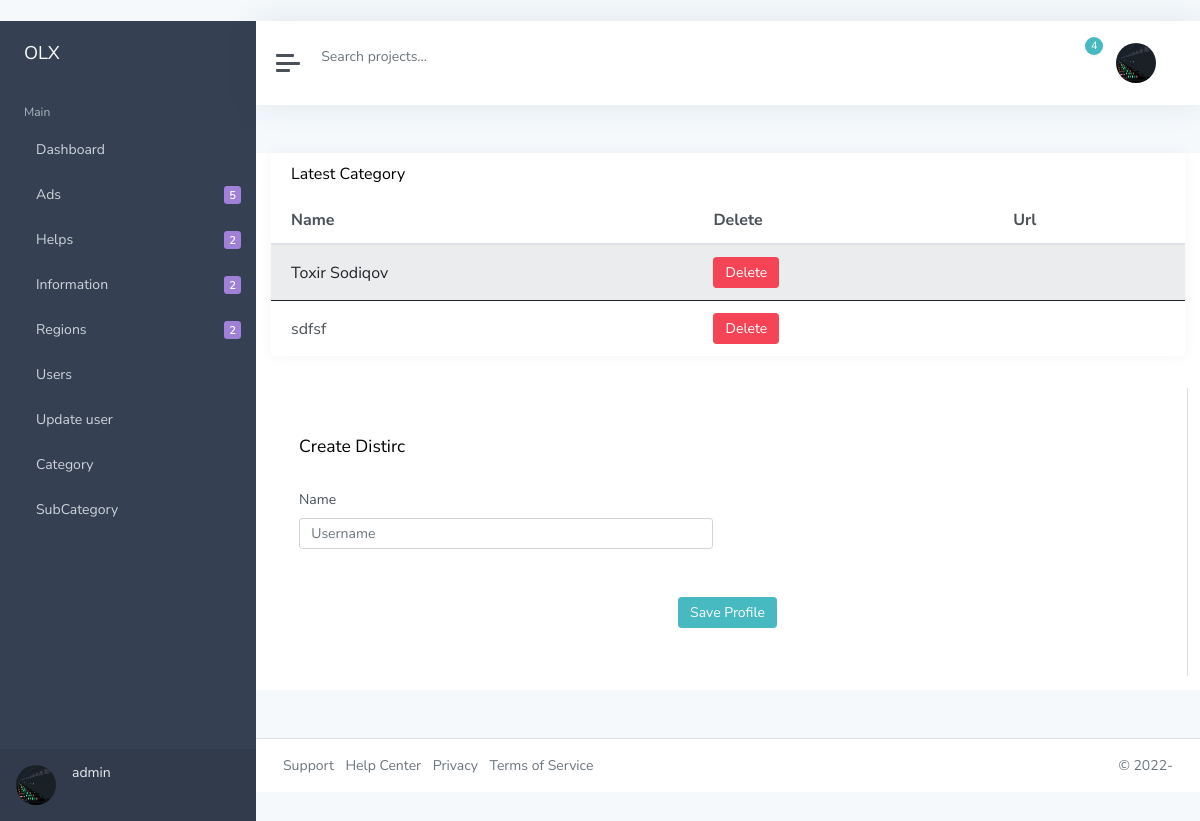
The page /distirc/ (signed in) on the database its author committed.
### main/models.py (models this page shows)
class User(AbstractUser):
    STATUS = (
        (1, 'admin'),  # admin
        (2, 'users'),  # user
    )
    type = models.IntegerField(choices=STATUS, default=2)
    image = models.ImageField(upload_to='user/', null=True, blank=True)
    phone = models.CharField(max_length=225, null=True, blank=True)

class Distirc(models.Model):
    name = models.CharField(max_length=244)

### main/views.py (the view)
# urls.py: path('distirc/', DistircView, name='distirc'),
def DistircView(request):
    a = Distirc.objects.all()
    context = {
        'a' : a
    }
    return render(request, 'distirc.html', context)

### templates/distirc.html (shortened to what this page needs)
﻿{% extends 'base.html' %}
{%load static%}
{% block content %}
<div class="container col-12  bg-white mt-5 mb-5">
    <div class="row">
        <div class="col-12 col-lg-6 col-xl-12 d-flex">
							<div class="card flex-fill">
								<div class="card-header">
									<h5 class="card-title mb-0">Latest Category</h5>
								</div>
								<table id="datatables-dashboard-projects" class="table table-striped my-0">
									<thead>
										<tr>
											<th class="d-none d-md-table-cell">Name</th>
											<th class="d-none d-md-table-cell">Delete</th>
											<th class="d-none d-md-table-cell">Url</th>
										</tr>
									</thead>
									<tbody>
									{% for i in a %}
										<tr>
											<td class="d-none d-md-table-cell">{{i.name}}</td>
											<td><button type="button" class="btn btn-danger" data-toggle="modal" data-target="#defaultModalDanger">
												Delete
											  </button>
																	  </td>
											<td class="d-none d-md-table-cell"><a href="{% url 'update_distirc' i.id %}"></a></td>
										</tr>
									{% endfor %}
									</tbody>
								</table>
							</div>
						</div>
        <form action="{% url 'distirc-create' %}" method="post"  enctype="multipart/form-data">
            <div class="col-md-12 border-right">
            <div class="p-3 py-5">
                <div class="d-flex justify-content-between align-items-center mb-3">
                    <h4 class="text-right">Create Distirc</h4>
                </div>
                <div class="row mt-4">
					<div class="col-md-6"><label class="labels">Name</label><input type="text" name="name" class="form-control" placeholder="Username" value=""></div>
                </div>
                <div class="mt-5 text-center"><button class="btn btn-primary profile-button" type="sumbit">Save Profile</button></div>
            </div>
        </div>
        </form>
    </div>
</div>
{% endblock content %}

### templates/base.html (shortened to what this page needs)
{% load static %}
<!DOCTYPE html>
<html lang="en">
<head>
<link href="https://cdn.jsdelivr.net/npm/bootstrap@5.2.2/dist/css/bootstrap.min.css" rel="stylesheet">
	<link href="{% static 'css/classic.css'%}" rel="stylesheet">
</head>
<body>
	<div class="wrapper">
		<nav id="sidebar" class="sidebar">
			<div class="sidebar-content ">
				<a class="sidebar-brand" href="{% url 'dashboard' %}">
          <span class="align-middle">OLX</span>
        </a>
				<ul class="sidebar-nav">
					<li class="sidebar-header">
						Main
					</li>
                    {% if request.path == "/" %}
					<li class="sidebar-item active">
						<a href="{% url 'dashboard' %}" class="sidebar-link ">
                        <i class="align-middle" data-feather="pie-chart"></i> <span class="align-middle">Dashboard</span>
                        </a>
					</li>
                    {% else %}
                    <li class="sidebar-item">
						<a href="{% url 'dashboard' %}" class="sidebar-link ">
                         <span class="align-middle">Dashboard</span>
                        </a>
					</li>
                    {% endif %}
                    <li class="sidebar-item">
						<a href="#auth" data-toggle="collapse" class="sidebar-link collapsed">
               <span class="align-middle">Ads</span>
              <span class="sidebar-badge badge badge-secondary">5</span>
            </a>
					</li>
					<li class="sidebar-item">
						<a href="#authx" data-toggle="collapse" class="sidebar-link collapsed">
               <span class="align-middle">Helps</span>
              <span class="sidebar-badge badge badge-secondary">2</span>
            </a>
					</li>
					<li class="sidebar-item">
						<a href="#auths" data-toggle="collapse" class="sidebar-link collapsed">
               <span class="align-middle">Information</span>
              <span class="sidebar-badge badge badge-secondary">2</span>
            </a>
					</li>
					<li class="sidebar-item">
						<a href="#aut" data-toggle="collapse" class="sidebar-link collapsed">
               <span class="align-middle">Regions</span>
              <span class="sidebar-badge badge badge-secondary">2</span>
            </a>
					</li>
                     <li class="sidebar-item">
						<a href="{% url 'users' %}" class="sidebar-link ">
                         <span class="align-middle">Users</span>
                        </a>
					</li>
					<li class="sidebar-item">
						<a href="{% url 'reset' %}" class="sidebar-link ">
                         <span class="align-middle">Update user</span>
                        </a>
					</li>
					<li class="sidebar-item">
						<a href="{% url 'category' %}" class="sidebar-link ">
                         <span class="align-middle">Category</span>
                        </a>
					</li>
					<li class="sidebar-item">
						<a href="{% url 'subcategory' %}" class="sidebar-link ">
                         <span class="align-middle">SubCategory</span>
                        </a>
					</li>
				</ul>
				<div class="sidebar-bottom d-none d-lg-block">
					<div class="media">
						{%if user.image%}
						<img class="rounded-circle mr-3" src="{{user.image.url 	}}" alt="Chris Wood" width="40" height="40">
						{%else%}
						<i class="align-middle" data-feather="user"></i> <span class="align-middle"></span>
						{%endif%}
						<div class="media-body">
							<h5 class="mb-1">{{user.username}}</h5>
						</div>
					</div>
				</div>
			</div>
		</nav>
		<div class="main">
			<nav class="navbar navbar-expand navbar-light bg-white">
				<a class="sidebar-toggle d-flex mr-2">
          <i class="hamburger align-self-center"></i>
        </a>
				<form class="form-inline d-none d-sm-inline-block">
					<input class="form-control form-control-no-border mr-sm-2" type="text" placeholder="Search projects..." aria-label="Search">
				</form>
				<div class="navbar-collapse collapse">
					<ul class="navbar-nav ml-auto">
						<li class="nav-item dropdown">
							<a class="nav-icon dropdown-toggle" href="#" id="messagesDropdown" data-toggle="dropdown">
								<div class="position-relative">
									<span class="indicator">4</span>
								</div>
							</a>
						</li>
						<li class="nav-item dropdown">
							<a class="nav-link d-none d-sm-inline-block" href="#" data-toggle="dropdown">
                                {%if user.image%}
								<img class="rounded-circle mr-3" src="{{user.image.url 	}}" alt="Chris Wood" width="40" height="40">
								{%else%}
								<i class="align-middle" data-feather="user"></i> <span class="align-middle"></span>
								{%endif%}
                            </a>
						</li>
					</ul>
				</div>
			</nav>
			{% block content %}
            {% endblock %}
			<footer class="footer">
				<div class="container-fluid">
					<div class="row text-muted">
						<div class="col-6 text-left">
							<ul class="list-inline">
								<li class="list-inline-item">
									<a class="text-muted" href="#">Support</a>
								</li>
								<li class="list-inline-item">
									<a class="text-muted" href="#">Help Center</a>
								</li>
								<li class="list-inline-item">
									<a class="text-muted" href="#">Privacy</a>
								</li>
								<li class="list-inline-item">
									<a class="text-muted" href="#">Terms of Service</a>
								</li>
							</ul>
						</div>
						<div class="col-6 text-right">
							<p class="mb-0">
								&copy; 2022- <a href="{% url 'dashboard' %}" class="text-muted">{{info.name}}</a>
							</p>
						</div>
					</div>
				</div>
			</footer>
		</div>
	</div>
</body>
</html>

### templates/base.html (style rules this page uses)
body { opacity: 0; }

### rows shown on the page
User: image (picture), username "admin"
Distirc: name "Toxir Sodiqov"
Distirc: name "sdfsf"
